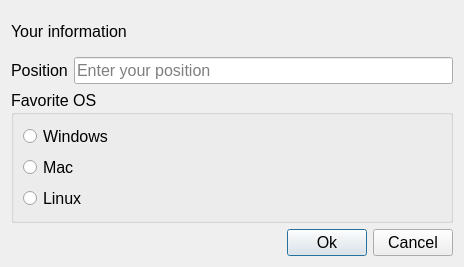
<?xml version="1.0" encoding="UTF-8"?>
<ui version="4.0">
 <class>InfoDialog</class>
 <widget class="QDialog" name="InfoDialog">
  <property name="geometry">
   <rect>
    <x>0</x>
    <y>0</y>
    <width>464</width>
    <height>267</height>
   </rect>
  </property>
  <property name="font">
   <font>
    <pointsize>12</pointsize>
   </font>
  </property>
  <property name="windowTitle">
   <string>Dialog</string>
  </property>
  <layout class="QHBoxLayout" name="horizontalLayout_4">
   <item>
    <layout class="QVBoxLayout" name="verticalLayout_2">
     <item>
      <widget class="QLabel" name="label">
       <property name="text">
        <string>Your information</string>
       </property>
      </widget>
     </item>
     <item>
      <layout class="QHBoxLayout" name="horizontalLayout_2">
       <item>
        <widget class="QLabel" name="label_2">
         <property name="text">
          <string>Position</string>
         </property>
        </widget>
       </item>
       <item>
        <widget class="QLineEdit" name="lineEditPosition">
         <property name="placeholderText">
          <string>Enter your position</string>
         </property>
        </widget>
       </item>
      </layout>
     </item>
     <item>
      <widget class="QGroupBox" name="groupBox">
       <property name="title">
        <string>Favorite OS</string>
       </property>
       <layout class="QHBoxLayout" name="horizontalLayout">
        <item>
         <layout class="QVBoxLayout" name="verticalLayout">
          <item>
           <widget class="QRadioButton" name="radioButtonWindows">
            <property name="text">
             <string>Windows</string>
            </property>
           </widget>
          </item>
          <item>
           <widget class="QRadioButton" name="radioButtonMac">
            <property name="text">
             <string>Mac</string>
            </property>
           </widget>
          </item>
          <item>
           <widget class="QRadioButton" name="radioButtonLinux">
            <property name="text">
             <string>Linux</string>
            </property>
           </widget>
          </item>
         </layout>
        </item>
       </layout>
      </widget>
     </item>
     <item>
      <layout class="QHBoxLayout" name="horizontalLayout_3">
       <item>
        <spacer name="horizontalSpacer">
         <property name="orientation">
          <enum>Qt::Horizontal</enum>
         </property>
         <property name="sizeHint" stdset="0">
          <size>
           <width>40</width>
           <height>20</height>
          </size>
         </property>
        </spacer>
       </item>
       <item>
        <widget class="QPushButton" name="pushButtonOk">
         <property name="text">
          <string>Ok</string>
         </property>
        </widget>
       </item>
       <item>
        <widget class="QPushButton" name="pushButtonCancel">
         <property name="text">
          <string>Cancel</string>
         </property>
        </widget>
       </item>
      </layout>
     </item>
    </layout>
   </item>
  </layout>
 </widget>
 <resources/>
 <connections/>
</ui>
